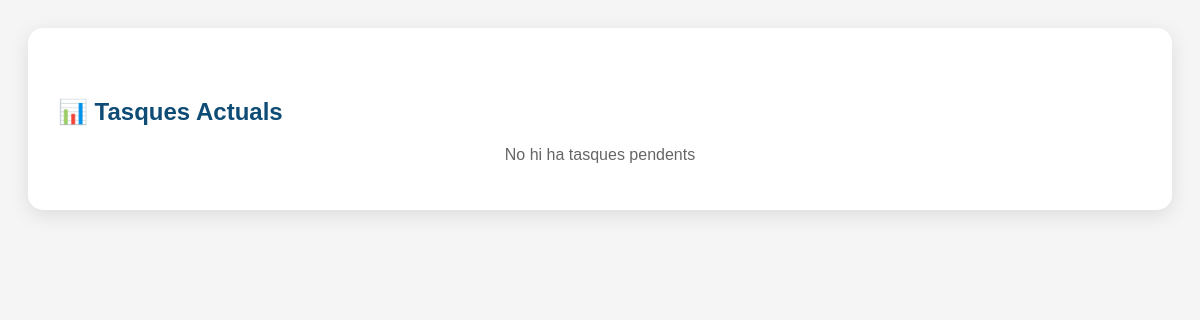
The page /Tasques/TasquesActuals.php on the database as committed earlier.
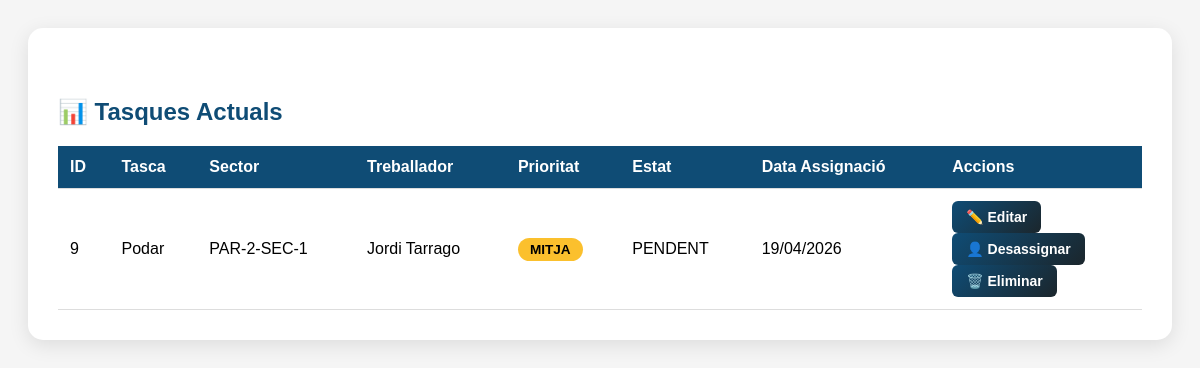
The same page on the database as committed later.
### tables this page shows
CREATE TABLE `tasques` (
  `id_tasca` int(11) NOT NULL,
  `id_sector` int(11) DEFAULT NULL,
  `tipus_tasca` varchar(100) NOT NULL,
  `descripcio` text DEFAULT NULL,
  `parcel_la_zona` varchar(100) DEFAULT NULL,
  `data_inici_finestra` date NOT NULL,
  `data_final_finestra` date NOT NULL,
  `interval_dies_optims` int(11) DEFAULT NULL,
  `durada_estimada` decimal(8,2) DEFAULT NULL,
  `requisits_personal_nombre` int(11) DEFAULT NULL,
  `requisits_qualificacio` text DEFAULT NULL,
  `cultivar_estat_fenologic` varchar(100) DEFAULT NULL,
  `equipament_necessari` text DEFAULT NULL,
  `id_tasca_precedent` int(11) DEFAULT NULL,
  `estat` enum('PENDENT','ASSIGNADA','EN_CURS','FINALITZADA','CANCEL·LADA') DEFAULT 'PENDENT',
  `prioritat` enum('BAIXA','MITJA','ALTA','URGENT') DEFAULT 'MITJA',
  `created_at` timestamp NOT NULL DEFAULT current_timestamp()
);

CREATE TABLE `sectores_cultivo` (
  `id` int(11) NOT NULL,
  `parcela_id` int(11) DEFAULT NULL,
  `codigo` varchar(20) NOT NULL,
  `nombre` varchar(100) NOT NULL,
  `coordenadas_geojson` text DEFAULT NULL,
  `superficie_efectiva_ha` decimal(10,4) DEFAULT NULL,
  `fecha_creacion` date DEFAULT NULL,
  `activo` tinyint(1) DEFAULT 1
);

CREATE TABLE `treballadors` (
  `id_treballador` int(11) NOT NULL,
  `nom_complet` varchar(200) NOT NULL,
  `fotografia` varchar(255) DEFAULT NULL,
  `foto_url` varchar(255) DEFAULT NULL,
  `document_identitat` varchar(50) NOT NULL,
  `tipus_document` enum('DNI','NIE','PASSAPORT') NOT NULL,
  `data_naixement` date NOT NULL,
  `lloc_naixement` varchar(100) DEFAULT NULL,
  `nacionalitat` varchar(50) NOT NULL,
  `situacio_residencia` varchar(100) DEFAULT NULL,
  `telefon` varchar(20) DEFAULT NULL,
  `email` varchar(100) DEFAULT NULL,
  `adreca` text DEFAULT NULL,
  `contacte_emergencia` text DEFAULT NULL,
  `iban_bancari` varchar(34) DEFAULT NULL,
  `numero_seguretat_social` varchar(20) NOT NULL,
  `tipus_permis_treball` varchar(50) DEFAULT NULL,
  `estat_actiu` tinyint(1) DEFAULT 1,
  `data_incorporacio` date NOT NULL,
  `data_finalitzacio` date DEFAULT NULL,
  `id_departament` int(11) DEFAULT NULL,
  `id_equip` int(11) DEFAULT NULL,
  `id_horari` int(11) DEFAULT NULL COMMENT 'ID del horario asignado',
  `created_at` timestamp NOT NULL DEFAULT current_timestamp(),
  `updated_at` timestamp NOT NULL DEFAULT current_timestamp() ON UPDATE current_timestamp(),
  `historial_laboral_previ` text DEFAULT NULL,
  `idiomes` varchar(255) DEFAULT NULL,
  `habilitats` text DEFAULT NULL,
  `certificacions_addicionals` text DEFAULT NULL,
  `rol` enum('ADMIN','MANAGER','TREBALLADOR','SUPERVISOR') NOT NULL DEFAULT 'TREBALLADOR'
);

CREATE TABLE `assignacions` (
  `id_assignacio` int(11) NOT NULL,
  `id_tasca` int(11) NOT NULL,
  `id_treballador` int(11) NOT NULL,
  `data_assignacio` date NOT NULL,
  `hora_inici_real` datetime DEFAULT NULL,
  `hora_final_real` datetime DEFAULT NULL,
  `estat` enum('PENDENT','EN_CURS','FINALITZADA','ATURADA') DEFAULT 'PENDENT',
  `notes` text DEFAULT NULL,
  `created_at` timestamp NOT NULL DEFAULT current_timestamp()
);

### Tasques/TasquesActuals.php (the view, shortened to what this page needs)
<?php
require '../db.php';
$stmt = $pdo->query("
    SELECT t.id_tasca, t.tipus_tasca, t.descripcio, t.prioritat, t.estat,
           s.codigo as sector_codigo, tr.nom_complet as treballador,
           a.data_assignacio, a.id_assignacio
    FROM tasques t
    JOIN assignacions a ON t.id_tasca = a.id_tasca
    JOIN treballadors tr ON a.id_treballador = tr.id_treballador
    JOIN sectores_cultivo s ON t.id_sector = s.id
    WHERE t.estat != 'FINALITZADA'
    ORDER BY FIELD(t.prioritat, 'URGENT', 'ALTA', 'MITJA', 'BAIXA'), t.data_final_finestra ASC
");
$tasques = $stmt->fetchAll();
?>
<!DOCTYPE html>
<html lang="ca">
<head>
    <link rel="stylesheet" href="../css/tasques.css">
</head>
<body>
    <div class="container">
        <div class="taula-tasques">
            <h2 style="color: #0f4c75; margin-bottom: 20px;">📊 Tasques Actuals</h2>
            <?php if(count($tasques) > 0): ?>
                <table>
                    <thead>
                        <tr>
                            <th>ID</th>
                            <th>Tasca</th>
                            <th>Sector</th>
                            <th>Treballador</th>
                            <th>Prioritat</th>
                            <th>Estat</th>
                            <th>Data Assignació</th>
                            <th>Accions</th>
                        </tr>
                    </thead>
                    <tbody>
                        <?php foreach($tasques as $tasca): ?>
                            <tr>
                                <td><?php echo $tasca['id_tasca']; ?></td>
                                <td><?php echo htmlspecialchars($tasca['tipus_tasca']); ?></td>
                                <td><?php echo htmlspecialchars($tasca['sector_codigo']); ?></td>
                                <td><?php echo htmlspecialchars($tasca['treballador']); ?></td>
                                <td>
                                    <span class="urgencia-badge <?php echo $tasca['prioritat']; ?>">
                                        <?php echo $tasca['prioritat']; ?>
                                    </span>
                                </td>
                                <td><?php echo $tasca['estat']; ?></td>
                                <td><?php echo date('d/m/Y', strtotime($tasca['data_assignacio'])); ?></td>
                                <td style="white-space: nowrap;">
                                    <form method="GET" action="EditarTasca.php" style="display:inline;">
                                        <button type="submit" class="btn_tasca">✏️ Editar</button>
                                    </form>
                                    <form method="POST" action="DesassignarTasca.php" style="display:inline;">
                                        <button type="submit" class="btn_tasca">👤 Desassignar</button>
                                    </form>
                                    <form method="POST" action="EliminarTasca.php" style="display:inline;"
                                        onsubmit="return confirm('⚠️ ELIMINARÀS LA TASCA SENCERA. Segur?');">
                                        <button type="submit" class="btn_tasca">🗑️ Eliminar</button>
                                    </form>
                                </td>
                            </tr>
                        <?php endforeach; ?>
                    </tbody>
                </table>
            <?php else: ?>
                <p style="text-align:center; color:#666;">No hi ha tasques pendents</p>
            <?php endif; ?>
        </div>
    </div>
</body>
</html>

Rows that differ between the two databases and show on the page:
added tasques: id_tasca "9", tipus_tasca "Podar", id_sector.codigo "PAR-2-SEC-1", treballadors.nom_complet "Jordi Tarrago", prioritat "MITJA", estat "PENDENT", assignacions.data_assignacio "19/04/2026"
Other text that changed with them:
text no longer shown: "No hi ha tasques pendents"
text now shown: "ID Tasca Sector Treballador Prioritat Estat Data Assignació Accions"
